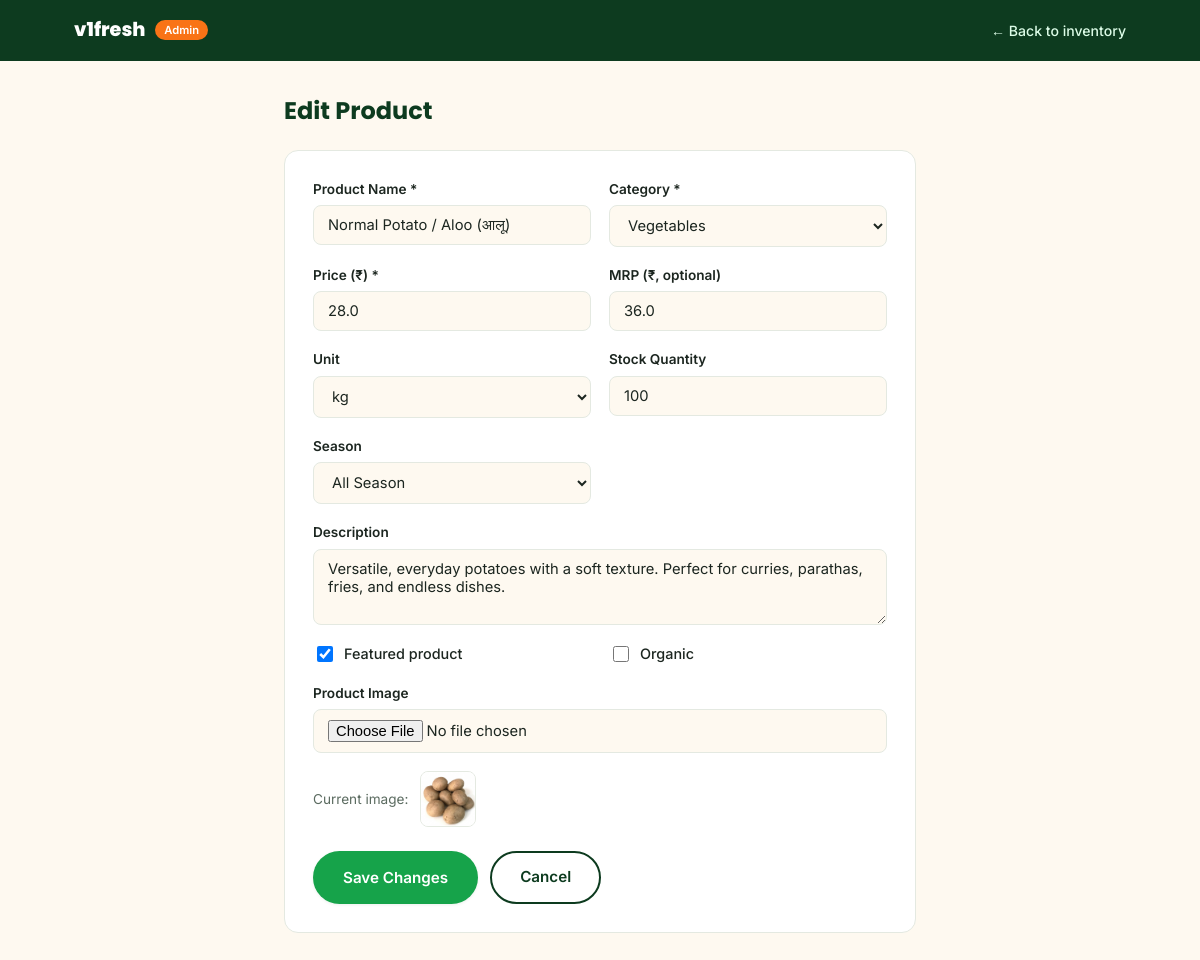
Before: /admin/product/111/edit with the older database file.
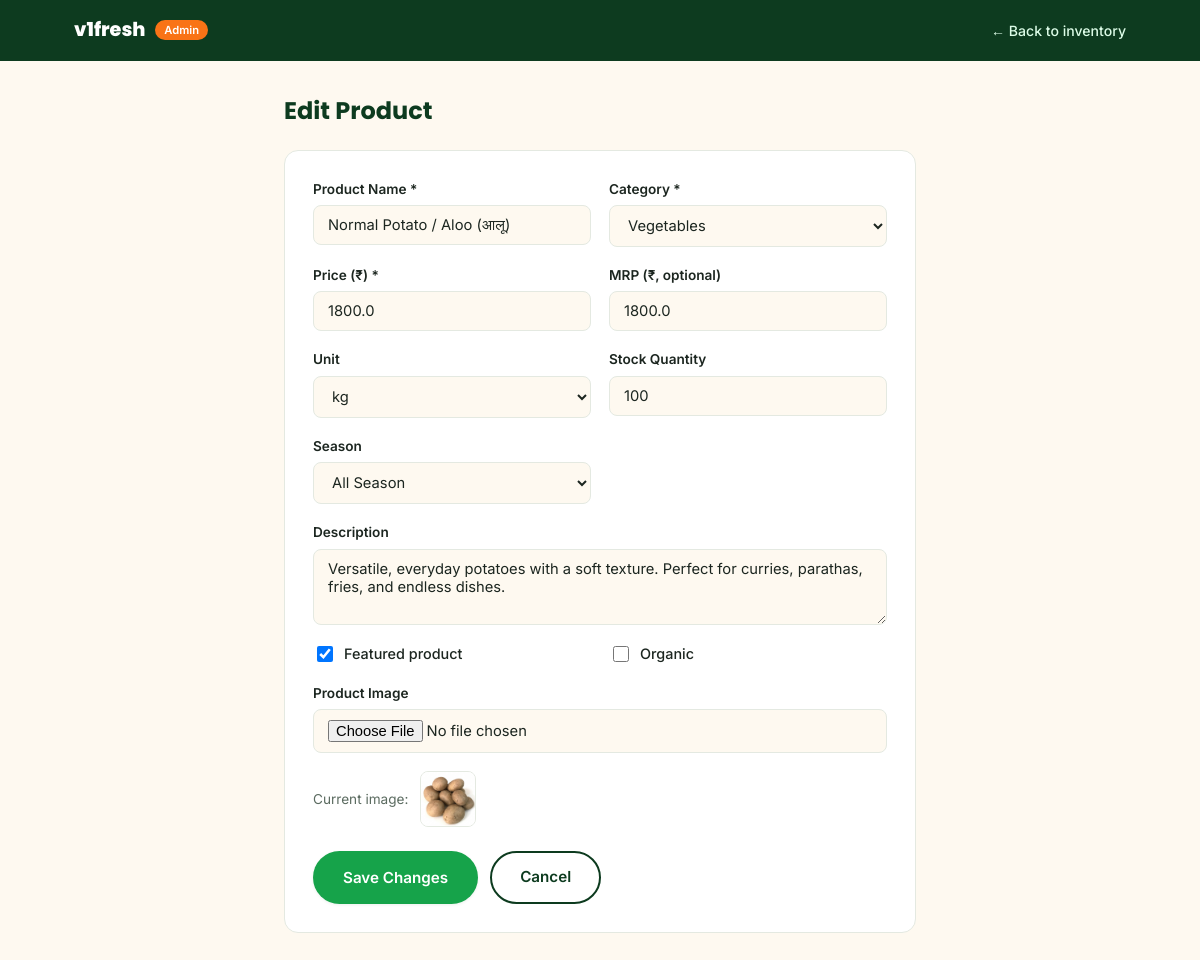
After: the same page with the newer database file.
### models.py (models this page shows, shortened)
class Product(db.Model):
    __tablename__ = "products"
    id = db.Column(db.Integer, primary_key=True)
    name = db.Column(db.String(120), nullable=False)
    slug = db.Column(db.String(120), unique=True, nullable=False)
    category_id = db.Column(db.Integer, db.ForeignKey("categories.id"), nullable=False)
    price = db.Column(db.Float, nullable=False)           # current selling price
    mrp = db.Column(db.Float, nullable=True)               # original/strike-through price
    unit = db.Column(db.String(30), nullable=False, default="kg")  # kg, dozen, piece, bunch, gram
    image = db.Column(db.String(255), nullable=False, default="")
    description = db.Column(db.Text, nullable=True)
    stock = db.Column(db.Integer, nullable=False, default=100)
    is_featured = db.Column(db.Boolean, default=False)
    is_organic = db.Column(db.Boolean, default=False)
    season = db.Column(db.String(20), nullable=False, default="all-season")  # winter, summer, monsoon, all-season
    rating = db.Column(db.Float, default=4.5)
    created_at = db.Column(db.DateTime, default=datetime.utcnow)

### routes/admin.py (the view, shortened to what this page needs)
@admin_bp.route("/product/<int:product_id>/edit", methods=["GET", "POST"])
def edit_product(product_id):
    product = Product.query.get_or_404(product_id)
    categories = Category.query.order_by(Category.sort_order).all()
    return render_template("admin/product_form.html", categories=categories, product=product, mode="edit")

### templates/admin/product_form.html (shortened to what this page needs)
<!DOCTYPE html>
<html lang="en">
<head>
    <link rel="stylesheet" href="{{ url_for('static', filename='css/style.css', v='20260714') }}">
    <link rel="stylesheet" href="{{ url_for('static', filename='css/admin.css', v='20260714') }}">
</head>
<body class="admin-body">
    <header class="admin-topbar">
        <div class="admin-topbar-inner">
            <span class="admin-brand"><span class="brand-mark">v1</span><span class="brand-rest">fresh</span> <span class="admin-tag">Admin</span></span>
            <a href="{{ url_for('admin.dashboard') }}" class="admin-back-link">← Back to inventory</a>
        </div>
    </header>
    <main class="admin-main admin-main-narrow">
        <h1>{{ "Edit Product" if mode == "edit" else "Add New Product" }}</h1>
        <form class="admin-form" method="post" enctype="multipart/form-data">
            <div class="admin-form-grid">
                <label class="admin-field">
                    <span>Product Name *</span>
                    <input type="text" name="name" required value="{{ product.name if product else '' }}">
                </label>
                <label class="admin-field">
                    <span>Category *</span>
                    <select name="category_id" required>
                        {% for cat in categories %}
                        <option value="{{ cat.id }}" {{ "selected" if product and product.category_id == cat.id }}>{{ cat.name }}</option>
                        {% endfor %}
                    </select>
                </label>
                <label class="admin-field">
                    <span>Price (₹) *</span>
                    <input type="number" step="0.01" min="0" name="price" required value="{{ product.price if product else '' }}">
                </label>
                <label class="admin-field">
                    <span>MRP (₹, optional)</span>
                    <input type="number" step="0.01" min="0" name="mrp" value="{{ product.mrp if product and product.mrp else '' }}">
                </label>
                <label class="admin-field">
                    <span>Unit</span>
                    <select name="unit">
                        {% for u in ["kg", "gram", "dozen", "piece", "bunch", "litre", "pack"] %}
                        <option value="{{ u }}" {{ "selected" if product and product.unit == u }}>{{ u }}</option>
                        {% endfor %}
                    </select>
                </label>
                <label class="admin-field">
                    <span>Stock Quantity</span>
                    <input type="number" min="0" name="stock" value="{{ product.stock if product else 0 }}">
                </label>
                <label class="admin-field">
                    <span>Season</span>
                    <select name="season">
                        {% for s in ["winter", "summer", "monsoon", "all-season"] %}
                        <option value="{{ s }}" {{ "selected" if product and product.season == s }}>{{ s.replace('-', ' ')|title }}</option>
                        {% endfor %}
                    </select>
                </label>
            </div>
            <label class="admin-field">
                <span>Description</span>
                <textarea name="description" rows="3">{{ product.description if product and product.description else '' }}</textarea>
            </label>
            <div class="admin-form-grid">
                <label class="admin-checkbox-field">
                    <input type="checkbox" name="is_featured" {{ "checked" if product and product.is_featured }}>
                    <span>Featured product</span>
                </label>
                <label class="admin-checkbox-field">
                    <input type="checkbox" name="is_organic" {{ "checked" if product and product.is_organic }}>
                    <span>Organic</span>
                </label>
            </div>
            <label class="admin-field">
                <span>Product Image {{ "" if mode == "edit" else "" }}</span>
                <input type="file" name="image_file" accept=".png,.jpg,.jpeg,.webp,.gif">
            </label>
            {% if product and product.image %}
            <div class="admin-current-image">
                <span>Current image:</span>
                <img src="{{ product.image }}" alt="{{ product.name }}">
            </div>
            {% endif %}
            <div class="admin-form-actions">
                <button type="submit" class="btn btn-primary">{{ "Save Changes" if mode == "edit" else "Add Product" }}</button>
                <a href="{{ url_for('admin.dashboard') }}" class="btn btn-ghost">Cancel</a>
            </div>
        </form>
    </main>
</body>
</html>

### static/css/style.css (style rules this page uses)
:root { --green-50: #f0fdf4; --green-100: #dcfce7; --green-600: #16a34a; --green-650: #138f42; --green-700: #15803d; --green-900: #0d3b1f; --footer-navy: #0f172a; --cream: #fef9f0; --white: #ffffff; --ink: #1c2620; --ink-soft: #5b6b60; --border: #e4e9e1; --orange: #f97316; --orange-dark: #c2410c; --amber: #fbbf24; --red: #dc2626; --radius-sm: 8px; --radius-md: 14px; --radius-lg: 24px; --shadow-sm: 0 1px 3px rgba(13, 59, 31, 0.08); --shadow-md: 0 8px 24px rgba(13, 59, 31, 0.10); --shadow-lg: 0 16px 40px rgba(13, 59, 31, 0.14); --font-display: 'Poppins', sans-serif; --font-body: 'Inter', sans-serif; }
* { box-sizing: border-box; }
html { scroll-behavior: smooth; }
body { margin: 0; font-family: var(--font-body); color: var(--ink); background: var(--cream); line-height: 1.5; -webkit-font-smoothing: antialiased; }
h1, h2, h3, h4 { font-family: var(--font-display); color: var(--green-900); margin: 0 0 0.4em; line-height: 1.2; }
a { text-decoration: none; color: inherit; }
img { max-width: 100%; display: block; }
button { font-family: inherit; cursor: pointer; }
.btn { display: inline-flex; align-items: center; justify-content: center; gap: 8px; padding: 13px 28px; border-radius: 999px; font-weight: 600; font-size: 0.95rem; border: 2px solid transparent; transition: transform 0.15s ease, box-shadow 0.15s ease, background 0.15s ease; }
.btn-primary { background: var(--green-600); color: var(--white); box-shadow: var(--shadow-sm); }
.btn-ghost { background: transparent; border-color: var(--green-900); color: var(--green-900); }
.brand-mark { color: var(--white); }
.brand-rest { color: var(--white); }

### static/css/admin.css (style rules this page uses)
.admin-body { background: var(--cream); }
.admin-topbar { background: var(--green-900); padding: 16px 0; }
.admin-topbar-inner { max-width: 1100px; margin: 0 auto; padding: 0 24px; display: flex; justify-content: space-between; align-items: center; }
.admin-brand { font-family: var(--font-display); font-weight: 800; font-size: 1.2rem; color: var(--white); }
.admin-brand .brand-mark { color: var(--white); }
.admin-brand .brand-rest { color: var(--white); }
.admin-tag { font-family: var(--font-body); font-weight: 600; font-size: 0.7rem; background: var(--orange); color: var(--white); padding: 3px 9px; border-radius: 999px; margin-left: 6px; vertical-align: middle; }
.admin-back-link { color: var(--green-100); font-size: 0.88rem; font-weight: 500; }
.admin-main { max-width: 1100px; margin: 0 auto; padding: 36px 24px 60px; }
.admin-main-narrow { max-width: 680px; }
.admin-main h1 { font-size: 1.5rem; margin-bottom: 24px; }
.admin-form { background: var(--white); border: 1px solid var(--border); border-radius: var(--radius-md); padding: 28px; display: flex; flex-direction: column; gap: 18px; }
.admin-form-grid { display: grid; grid-template-columns: 1fr 1fr; gap: 18px; }
.admin-field { display: flex; flex-direction: column; gap: 6px; font-size: 0.85rem; font-weight: 600; color: var(--ink); }
.admin-field input, .admin-field select, .admin-field textarea { font-family: inherit; font-size: 0.92rem; font-weight: 400; padding: 10px 14px; border: 1.5px solid var(--border); border-radius: var(--radius-sm); background: var(--cream); color: var(--ink); }
.admin-checkbox-field { display: flex; align-items: center; gap: 8px; font-size: 0.9rem; font-weight: 500; color: var(--ink); }
.admin-checkbox-field input { width: 16px; height: 16px; }
.admin-current-image { display: flex; align-items: center; gap: 12px; font-size: 0.85rem; color: var(--ink-soft); }
.admin-current-image img { width: 56px; height: 56px; object-fit: cover; border-radius: var(--radius-sm); border: 1px solid var(--border); }
.admin-form-actions { display: flex; gap: 12px; margin-top: 6px; }

Changed rows visible on the page:
changed Product "Normal Potato / Aloo (आलू)": price "28.0" → "1800.0"; mrp "36.0" → "1800.0"
